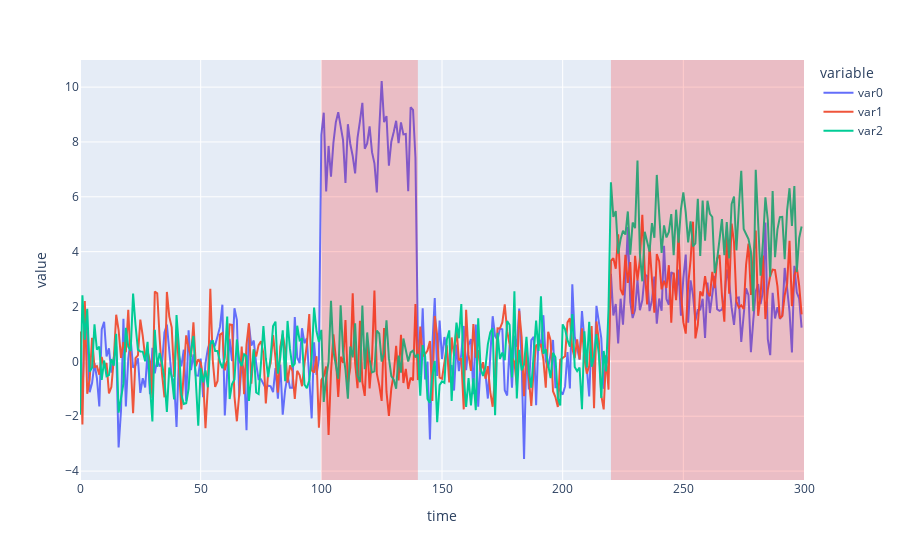

Notebook source saved alongside this figure:
### Code cell
fig = px.line(x)
for segment in detections["ilocs"]:
    fig.add_vrect(
        segment.left, segment.right, fillcolor="red", opacity=0.2, line_width=0
    )
fig

### Figure 1 — Plotly figure (JSON) as saved in the notebook; plotly's stock layout.template omitted (floating-point values rounded to 4 significant figures; data arrays with more than 128 entries replaced by an {"elided": "..."} marker saying what was removed)
{"data": [{"hovertemplate": "variable=var0<br>time=%{x}<br>value=%{y}<extra></extra>", "legendgroup": "var0", "line": {"color": "#636efa", "dash": "solid"}, "marker": {"symbol": "circle"}, "mode": "lines", "name": "var0", "orientation": "v", "showlegend": true, "type": "scatter", "x": {"elided": "300 int values"}, "xaxis": "x", "y": {"elided": "300 float values"}, "yaxis": "y"}, {"hovertemplate": "variable=var1<br>time=%{x}<br>value=%{y}<extra></extra>", "legendgroup": "var1", "line": {"color": "#EF553B", "dash": "solid"}, "marker": {"symbol": "circle"}, "mode": "lines", "name": "var1", "orientation": "v", "showlegend": true, "type": "scatter", "x": {"elided": "300 int values"}, "xaxis": "x", "y": {"elided": "300 float values"}, "yaxis": "y"}, {"hovertemplate": "variable=var2<br>time=%{x}<br>value=%{y}<extra></extra>", "legendgroup": "var2", "line": {"color": "#00cc96", "dash": "solid"}, "marker": {"symbol": "circle"}, "mode": "lines", "name": "var2", "orientation": "v", "showlegend": true, "type": "scatter", "x": {"elided": "300 int values"}, "xaxis": "x", "y": {"elided": "300 float values"}, "yaxis": "y"}], "layout": {"legend": {"title": {"text": "variable"}, "tracegroupgap": 0}, "margin": {"t": 60}, "shapes": [{"fillcolor": "red", "line": {"width": 0}, "opacity": 0.2, "type": "rect", "x0": 100, "x1": 140, "xref": "x", "y0": 0, "y1": 1, "yref": "y domain"}, {"fillcolor": "red", "line": {"width": 0}, "opacity": 0.2, "type": "rect", "x0": 220, "x1": 300, "xref": "x", "y0": 0, "y1": 1, "yref": "y domain"}], "xaxis": {"anchor": "y", "domain": [0, 1], "title": {"text": "time"}}, "yaxis": {"anchor": "x", "domain": [0, 1], "title": {"text": "value"}}}}
